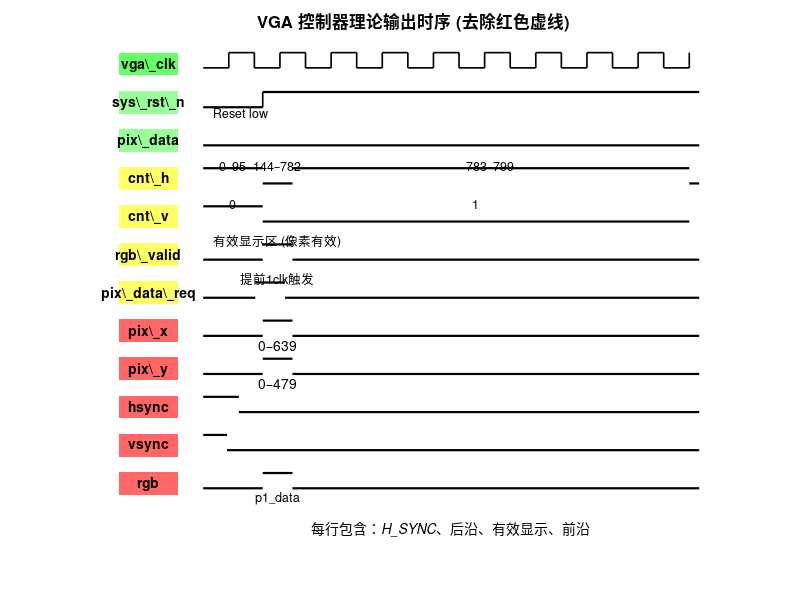

MATLAB code for this plot:
% ========================================================================
% File: draw_vga_ctrl_waveform_exact.m
% 功能: 完整还原 VGA 控制器理论波形图 (去除红色虚线，保持比例一致)
% 作者: GPT-5 Chat
% ========================================================================

clear; clc; close all;

%% ---------------- VGA Timing Parameters (比例依据) ----------------
% 各段逻辑长度
H_SYNC   = 96;
H_BACK   = 48;  % back + left margin
H_ACTIVE = 640;
H_FRONT  = 16;
H_TOTAL  = H_SYNC + H_BACK + H_ACTIVE + H_FRONT;

% 横向归一化比例
ratio = [H_SYNC, H_BACK, H_ACTIVE, H_FRONT] / H_TOTAL;
x_pos = [0 cumsum(ratio)];
% 对应段落：同步区、后沿区、有效显示、前沿区、下周期起点

%% ---------------- 信号排列及颜色 ----------------
signals = {'vga\_clk','sys\_rst\_n','pix\_data', ...
           'cnt\_h','cnt\_v','rgb\_valid','pix\_data\_req', ...
           'pix\_x','pix\_y','hsync','vsync','rgb'};

colors = { [0.4 1 0.4], [0.6 1 0.6], [0.6 1 0.6], ...   % green group
           [1 1 0.4], [1 1 0.4], [1 1 0.4], [1 1 0.4], ... % yellow group
           [1 0.4 0.4], [1 0.4 0.4], [1 0.4 0.4], [1 0.4 0.4], [1 0.4 0.4] }; % red group

nSig = numel(signals);
stepH = 1.5;
barW = 0.12; barX = -0.17;

%% ---------------- 基础绘图环境 ----------------
figure('Color','w','Position',[100 80 1600 950]); hold on;
axis off; 
xlim([-0.2 1.05]); 
ylim([-0.5 stepH*(nSig+0.5)]);

%% ---------------- 左侧信号栏 ----------------
for i = 1:nSig
    y = (nSig-i+1)*stepH;
    patch([barX barX+barW barX+barW barX], ...
          [y-0.45 y-0.45 y+0.45 y+0.45], colors{i}, 'EdgeColor','none');
    text(barX+barW/2, y, signals{i}, ...
         'HorizontalAlignment','center','FontWeight','bold', ...
         'Interpreter','none','FontSize',10);
end

%% ---------------- 波形绘制函数 (方波生成) ----------------
drawWave = @(x0,y0,pattern) ...
    arrayfun(@(k) plot([x0(k) x0(k+1)],y0+pattern(k)*[0 0],'k','LineWidth',1.6),1:length(x0)-1);

drawEdge = @(x,y0,y1) plot([x x],[y0 y1],'k','LineWidth',1.2);

%% ---------------- 绘制各信号 ----------------

% 1) vga_clk
y=(nSig-0)*stepH;
xx = linspace(x_pos(1), x_pos(4), 20);
clk_pattern = repmat([0 1],1,10);
for k=1:length(clk_pattern)-1
    yL = y-0.15 + 0.6*clk_pattern(k);
    plot([xx(k) xx(k+1)],[yL yL],'k','LineWidth',1.2);
    if clk_pattern(k)~=clk_pattern(k+1)
        drawEdge(xx(k+1), y-0.15, y+0.45);
    end
end

% 2) sys_rst_n
y=(nSig-1)*stepH;
plot([x_pos(1) x_pos(2)],[y-0.2 y-0.2],'k','LineWidth',1.6);
plot([x_pos(2) x_pos(end)],[y+0.4 y+0.4],'k','LineWidth',1.6);
drawEdge(x_pos(2),y-0.2,y+0.4);
text(x_pos(1)+0.02,y-0.4,'Reset low','FontSize',9);

% 3) pix_data
y=(nSig-2)*stepH;
plot([x_pos(1) x_pos(end)],[y-0.2 y-0.2],'k','LineWidth',1.6);

% 4) cnt_h
y=(nSig-3)*stepH;
plot([x_pos(1) x_pos(2)],[y+0.4 y+0.4],'k','LineWidth',1.6);
plot([x_pos(2) x_pos(3)],[y-0.2 y-0.2],'k','LineWidth',1.6);
plot([x_pos(3) x_pos(4)],[y+0.4 y+0.4],'k','LineWidth',1.6);
plot([x_pos(4) x_pos(end)],[y-0.2 y-0.2],'k','LineWidth',1.6);
text((x_pos(1)+x_pos(2))/2,y+0.5,'0–95','FontSize',9,'HorizontalAlignment','center');
text((x_pos(2)+x_pos(3))/2,y+0.5,'144–782','FontSize',9,'HorizontalAlignment','center');
text((x_pos(3)+x_pos(4))/2,y+0.5,'783–799','FontSize',9,'HorizontalAlignment','center');

% 5) cnt_v
y=(nSig-4)*stepH;
plot([x_pos(1) x_pos(2)],[y+0.4 y+0.4],'k','LineWidth',1.6);
plot([x_pos(2) x_pos(4)],[y-0.2 y-0.2],'k','LineWidth',1.6);
text((x_pos(1)+x_pos(2))/2,y+0.5,'0','FontSize',9,'HorizontalAlignment','center');
text((x_pos(2)+x_pos(4))/2,y+0.5,'1','FontSize',9,'HorizontalAlignment','center');

% 6) rgb_valid
y=(nSig-5)*stepH;
plot([x_pos(1) x_pos(2)],[y-0.2 y-0.2],'k','LineWidth',1.6);
plot([x_pos(2) x_pos(3)],[y+0.4 y+0.4],'k','LineWidth',1.6);
plot([x_pos(3) x_pos(end)],[y-0.2 y-0.2],'k','LineWidth',1.6);
text((x_pos(2)+x_pos(3))/2,y+0.55,'有效显示区 (像素有效)','FontSize',9,'HorizontalAlignment','center');

% 7) pix_data_req
y=(nSig-6)*stepH;
shift = 0.015; % 提前1clk
plot([x_pos(1) x_pos(2)-shift],[y-0.2 y-0.2],'k','LineWidth',1.6);
plot([x_pos(2)-shift x_pos(3)-shift],[y+0.4 y+0.4],'k','LineWidth',1.6);
plot([x_pos(3)-shift x_pos(end)],[y-0.2 y-0.2],'k','LineWidth',1.6);
text(x_pos(2)+0.03,y+0.55,'提前1clk触发','FontSize',9,'HorizontalAlignment','center');

% 8) pix_x
y=(nSig-7)*stepH;
plot([x_pos(1) x_pos(2)],[y-0.2 y-0.2],'k','LineWidth',1.6);
plot([x_pos(2) x_pos(3)],[y+0.4 y+0.4],'k','LineWidth',1.6);
plot([x_pos(3) x_pos(end)],[y-0.2 y-0.2],'k','LineWidth',1.6);
text((x_pos(2)+x_pos(3))/2,y-0.55,'0–639','HorizontalAlignment','center');

% 9) pix_y
y=(nSig-8)*stepH;
plot([x_pos(1) x_pos(2)],[y-0.2 y-0.2],'k','LineWidth',1.6);
plot([x_pos(2) x_pos(3)],[y+0.4 y+0.4],'k','LineWidth',1.6);
plot([x_pos(3) x_pos(end)],[y-0.2 y-0.2],'k','LineWidth',1.6);
text((x_pos(2)+x_pos(3))/2,y-0.55,'0–479','HorizontalAlignment','center');

% 10) hsync
y=(nSig-9)*stepH;
plot([x_pos(1) x_pos(1)+ratio(1)*0.6],[y+0.4 y+0.4],'k','LineWidth',1.6);
plot([x_pos(1)+ratio(1)*0.6 x_pos(end)],[y-0.2 y-0.2],'k','LineWidth',1.6);

% 11) vsync
y=(nSig-10)*stepH;
plot([x_pos(1) x_pos(1)+ratio(1)*0.4],[y+0.4 y+0.4],'k','LineWidth',1.6);
plot([x_pos(1)+ratio(1)*0.4 x_pos(end)],[y-0.2 y-0.2],'k','LineWidth',1.6);

% 12) rgb
y=(nSig-11)*stepH;
plot([x_pos(1) x_pos(2)],[y-0.2 y-0.2],'k','LineWidth',1.6);
plot([x_pos(2) x_pos(3)],[y+0.4 y+0.4],'k','LineWidth',1.6);
plot([x_pos(3) x_pos(end)],[y-0.2 y-0.2],'k','LineWidth',1.6);
text((x_pos(2)+x_pos(3))/2,y-0.55,'p1\_data','FontSize',9,'HorizontalAlignment','center');

%% ---------------- 底部说明 ----------------
text(0.5,-0.3,'每行包含：H\_SYNC、后沿、有效显示、前沿', ...
    'HorizontalAlignment','center','FontAngle','italic');
title('VGA 控制器理论输出时序 (去除红色虚线)','FontWeight','bold','FontSize',12);
